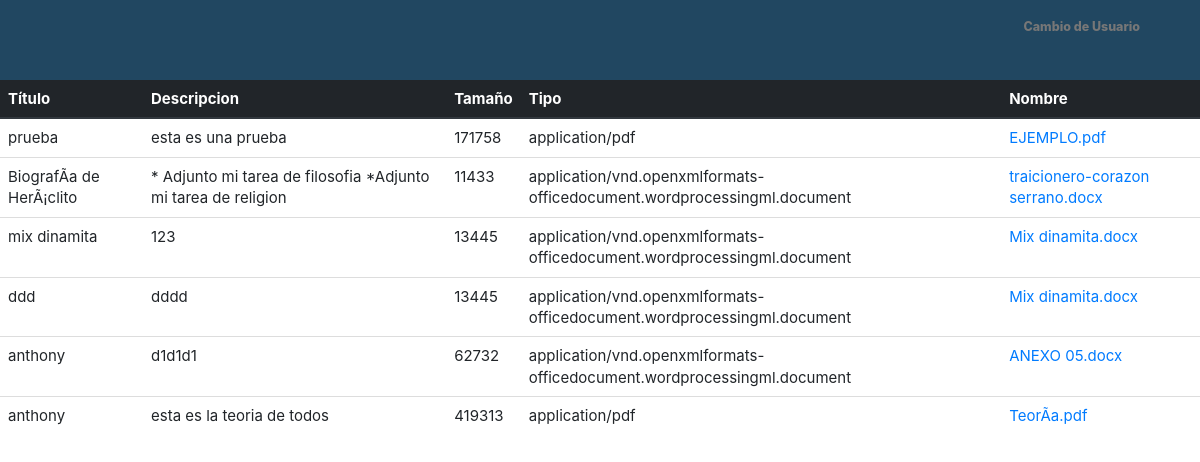
The app's page /index.php/alumno/verlista, older data.
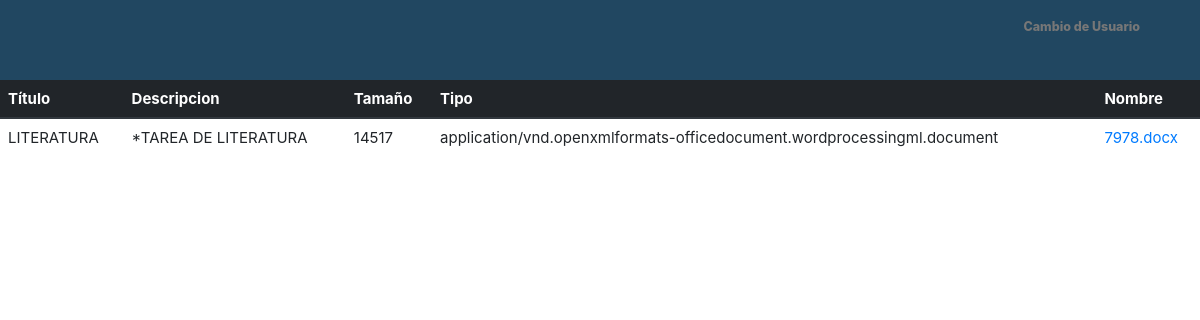
The same page, newer data.
### tables this page shows
CREATE TABLE `tbl_documentos`  (
  `id_documento` int(10) UNSIGNED NOT NULL AUTO_INCREMENT,
  `titulo` varchar(150) NULL DEFAULT NULL,
  `descripcion` mediumtext NULL,
  `tamanio` int(10) UNSIGNED NULL DEFAULT NULL,
  `tipo` varchar(150) NULL DEFAULT NULL,
  `nombre_archivo` varchar(255) NULL DEFAULT NULL,
  PRIMARY KEY (`id_documento`) USING BTREE
);

### application/controllers/Alumno.php (called while the page is built, shortened)
<?php
class alumno extends CI_Controller {
    function __construct() {
        $this->load->model("m_alumno");
    }
    public function verlista() {
        $this->load->view("lista");
    }
}
?>

### index.php (called while the page is built, shortened)
<?php
require_once BASEPATH.'core/CodeIgniter.php';

### application/views/config.inc.php (called while the page is built, shortened)
<?php
class Conect_MySql {
     var $obj = array ( "dbname"	=>	"intranet",
                       "dbuser"		=>	"root"		,
                       "dbpwd"		=>	""		,
                       "dbhost"		=>	"localhost"	);
     var $db_connect_id = "";
    private function connect(){
		$this->db_connect_id = mysqli_connect($this->obj['dbhost'],$this->obj['dbuser'],$this->obj['dbpwd'],$this->obj['dbname']);
  }
function execute($query) {
        $this->q_id = mysqli_query($this->db_connect_id,$query);
	return $this->q_id;
    }
  public function fetch_row($q_id = "") {
        $result = mysqli_fetch_array($q_id);
        return $result;
    }
}
?>

### application/views/lista.php (the view, shortened to what this page needs)
<!DOCTYPE html>
<html>
    <head>
    </head>
    <body>
  <table class="table"  style=" font-size: 15px; ">
         <thead class="thead-dark">
                <tr>
                  <th scope="col">Título</th>
                  <th scope="col">Descripcion</th>
                  <th scope="col">Tamaño</th>
                  <th scope="col">Tipo</th>
                  <th scope="col">Nombre</th>
                </tr>
        </thead>
        <?php
        include 'config.inc.php';
        $db=new Conect_MySql();
            $sql = "select  * from tbl_documentos";
            $query = $db->execute($sql);
            while($datos=$db->fetch_row($query)){
                ?>
            <tr>
                <td><?php echo $datos['titulo']; ?></td>
                <td><?php echo $datos['descripcion']; ?></td>
                <td><?php echo $datos['tamanio']; ?></td>
                <td><?php echo $datos['tipo']; ?></td>
                <td><a href="<?= site_url('Alumno/VerArchivos');?>?id=<?php echo $datos['id_documento']?>"><?php echo $datos['nombre_archivo']; ?></a></td>
            </tr>
          <?php  } ?>
        </table>
    </body>
</html>

Row changes from the older to the newer data that the page shows:
removed tbl_documentos: titulo "prueba", descripcion "esta es una prueba", tamanio "171758", tipo "application/pdf", nombre_archivo "EJEMPLO.pdf"
removed tbl_documentos: titulo "BiografÃ­a de HerÃ¡clito", descripcion "* Adjunto mi tarea de filosofia *Adjunto mi tarea de religion", tamanio "11433", tipo "application/vnd.openxmlformats-officedocument.wordprocessingml.document", nombre_archivo "traicionero-corazon serrano.docx"
removed tbl_documentos: titulo "mix dinamita", descripcion "123", tamanio "13445", tipo "application/vnd.openxmlformats-officedocument.wordprocessingml.document", nombre_archivo "Mix dinamita.docx"
removed tbl_documentos: titulo "ddd", descripcion "dddd", tamanio "13445", tipo "application/vnd.openxmlformats-officedocument.wordprocessingml.document", nombre_archivo "Mix dinamita.docx"
removed tbl_documentos: titulo "anthony", descripcion "d1d1d1", tamanio "62732", tipo "application/vnd.openxmlformats-officedocument.wordprocessingml.document", nombre_archivo "ANEXO 05.docx"
removed tbl_documentos: titulo "anthony", descripcion "esta es la teoria de todos", tamanio "419313", tipo "application/pdf", nombre_archivo "TeorÃ­a.pdf"
added tbl_documentos: titulo "LITERATURA", descripcion "*TAREA DE LITERATURA", tamanio "14517", tipo "application/vnd.openxmlformats-officedocument.wordprocessingml.document", nombre_archivo "7978.docx"
